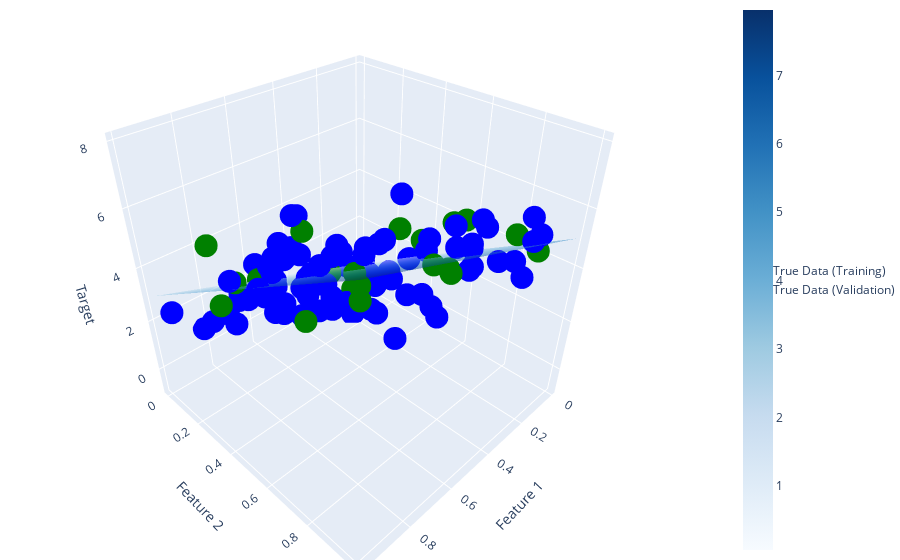

The notebook cell saved with this chart:
### Code cell
x_surf, y_surf = np.meshgrid(np.linspace(X[:, 0].min(), X[:, 0].max(), n_samples),
                             np.linspace(X[:, 1].min(), X[:, 1].max(), n_samples))

z_true_surf = 3 * x_surf + 5 * y_surf  # True surface

# Create a plotly figure
fig = go.Figure()

# Add true training data
fig.add_trace(go.Scatter3d(x=X_train[:, 0], y=X_train[:, 1], z=Y_train, mode='markers', marker=dict(color='blue'), name='True Data (Training)'))

# Add true validation data
fig.add_trace(go.Scatter3d(x=X_val[:, 0], y=X_val[:, 1], z=Y_val, mode='markers', marker=dict(color='green'), name='True Data (Validation)'))


# Add true surface
fig.add_trace(go.Surface(x=x_surf, y=y_surf, z=z_true_surf, opacity=0.5, colorscale='blues', name='True Surface'))

# Layout
fig.update_layout(scene=dict(
                    xaxis_title='Feature 1',
                    yaxis_title='Feature 2',
                    zaxis_title='Target'),
                    legend=dict(y=0.5, font_size=12),
                    margin=dict(l=0, r=0, b=0, t=0))

# Show the figure
fig.show()
